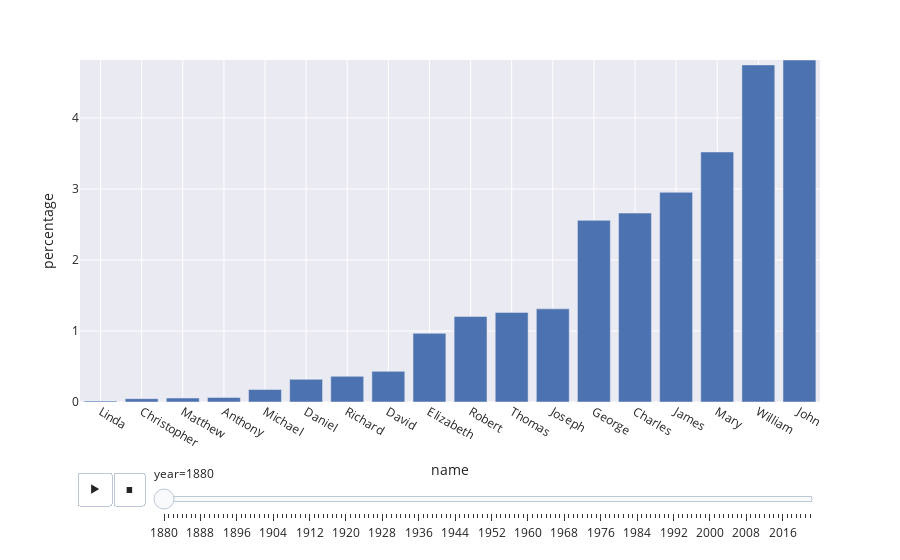

The notebook cell saved with this chart:
### Code cell
fig = px.bar(baby_names[baby_names.name.isin(most_popular)].sort_values(['year', 'percentage']), x='name', y='percentage', animation_frame='year', range_y=[0,baby_names['percentage'].max()])
fig.show()

### Figure 1 — Plotly figure (JSON) as saved in the notebook; plotly's stock layout.template omitted (floating-point values rounded to 4 significant figures)
{"data": [{"alignmentgroup": "True", "hovertemplate": "year=1880<br>name=%{x}<br>percentage=%{y}<extra></extra>", "legendgroup": "", "marker": {"color": "rgb(76,114,176)", "pattern": {"shape": ""}}, "name": "", "offsetgroup": "", "orientation": "v", "showlegend": false, "textposition": "auto", "type": "bar", "x": ["Linda", "Christopher", "Matthew", "Anthony", "Michael", "Daniel", "Richard", "David", "Elizabeth", "Robert", "Thomas", "Joseph", "George", "Charles", "James", "Mary", "William", "John"], "xaxis": "x", "y": [0.0134, 0.04715, 0.05608, 0.06452, 0.1757, 0.3191, 0.3613, 0.4313, 0.9668, 1.205, 1.262, 1.311, 2.557, 2.66, 2.953, 3.52, 4.746, 4.815], "yaxis": "y"}], "layout": {"barmode": "relative", "legend": {"tracegroupgap": 0}, "margin": {"t": 60}, "sliders": [{"active": 0, "currentvalue": {"prefix": "year="}, "len": 0.9, "pad": {"b": 10, "t": 60}, "steps": [{"args": [["1880"], {"frame": {"duration": 0, "redraw": true}, "fromcurrent": true, "mode": "immediate", "transition": {"duration": 0, "easing": "linear"}}], "label": "1880", "method": "animate"}, {"args": [["1881"], {"frame": {"duration": 0, "redraw": true}, "fromcurrent": true, "mode": "immediate", "transition": {"duration": 0, "easing": "linear"}}], "label": "1881", "method": "animate"}, {"args": [["1882"], {"frame": {"duration": 0, "redraw": true}, "fromcurrent": true, "mode": "immediate", "transition": {"duration": 0, "easing": "linear"}}], "label": "1882", "method": "animate"}, {"args": [["1883"], {"frame": {"duration": 0, "redraw": true}, "fromcurrent": true, "mode": "immediate", "transition": {"duration": 0, "easing": "linear"}}], "label": "1883", "method": "animate"}, {"args": [["1884"], {"frame": {"duration": 0, "redraw": true}, "fromcurrent": true, "mode": "immediate", "transition": {"duration": 0, "easing": "linear"}}], "label": "1884", "method": "animate"}, {"args": [["1885"], {"frame": {"duration": 0, "redraw": true}, "fromcurrent": true, "mode": "immediate", "transition": {"duration": 0, "easing": "linear"}}], "label": "1885", "method": "animate"}, {"args": [["1886"], {"frame": {"duration": 0, "redraw": true}, "fromcurrent": true, "mode": "immediate", "transition": {"duration": 0, "easing": "linear"}}], "label": "1886", "method": "animate"}, {"args": [["1887"], {"frame": {"duration": 0, "redraw": true}, "fromcurrent": true, "mode": "immediate", "transition": {"duration": 0, "easing": "linear"}}], "label": "1887", "method": "animate"}, {"args": [["1888"], {"frame": {"duration": 0, "redraw": true}, "fromcurrent": true, "mode": "immediate", "transition": {"duration": 0, "easing": "linear"}}], "label": "1888", "method": "animate"}, {"args": [["1889"], {"frame": {"duration": 0, "redraw": true}, "fromcurrent": true, "mode": "immediate", "transition": {"duration": 0, "easing": "linear"}}], "label": "1889", "method": "animate"}, {"args": [["1890"], {"frame": {"duration": 0, "redraw": true}, "fromcurrent": true, "mode": "immediate", "transition": {"duration": 0, "easing": "linear"}}], "label": "1890", "method": "animate"}, {"args": [["1891"], {"frame": {"duration": 0, "redraw": true}, "fromcurrent": true, "mode": "immediate", "transition": {"duration": 0, "easing": "linear"}}], "label": "1891", "method": "animate"}, {"args": [["1892"], {"frame": {"duration": 0, "redraw": true}, "fromcurrent": true, "mode": "immediate", "transition": {"duration": 0, "easing": "linear"}}], "label": "1892", "method": "animate"}, {"args": [["1893"], {"frame": {"duration": 0, "redraw": true}, "fromcurrent": true, "mode": "immediate", "transition": {"duration": 0, "easing": "linear"}}], "label": "1893", "method": "animate"}, {"args": [["1894"], {"frame": {"duration": 0, "redraw": true}, "fromcurrent": true, "mode": "immediate", "transition": {"duration": 0, "easing": "linear"}}], "label": "1894", "method": "animate"}, {"args": [["1895"], {"frame": {"duration": 0, "redraw": true}, "fromcurrent": true, "mode": "immediate", "transition": {"duration": 0, "easing": "linear"}}], "label": "1895", "method": "animate"}, {"args": [["1896"], {"frame": {"duration": 0, "redraw": true}, "fromcurrent": true, "mode": "immediate", "transition": {"duration": 0, "easing": "linear"}}], "label": "1896", "method": "animate"}, {"args": [["1897"], {"frame": {"duration": 0, "redraw": true}, "fromcurrent": true, "mode": "immediate", "transition": {"duration": 0, "easing": "linear"}}], "label": "1897", "method": "animate"}, {"args": [["1898"], {"frame": {"duration": 0, "redraw": true}, "fromcurrent": true, "mode": "immediate", "transition": {"duration": 0, "easing": "linear"}}], "label": "1898", "method": "animate"}, {"args": [["1899"], {"frame": {"duration": 0, "redraw": true}, "fromcurrent": true, "mode": "immediate", "transition": {"duration": 0, "easing": "linear"}}], "label": "1899", "method": "animate"}, {"args": [["1900"], {"frame": {"duration": 0, "redraw": true}, "fromcurrent": true, "mode": "immediate", "transition": {"duration": 0, "easing": "linear"}}], "label": "1900", "method": "animate"}, {"args": [["1901"], {"frame": {"duration": 0, "redraw": true}, "fromcurrent": true, "mode": "immediate", "transition": {"duration": 0, "easing": "linear"}}], "label": "1901", "method": "animate"}, {"args": [["1902"], {"frame": {"duration": 0, "redraw": true}, "fromcurrent": true, "mode": "immediate", "transition": {"duration": 0, "easing": "linear"}}], "label": "1902", "method": "animate"}, {"args": [["1903"], {"frame": {"duration": 0, "redraw": true}, "fromcurrent": true, "mode": "immediate", "transition": {"duration": 0, "easing": "linear"}}], "label": "1903", "method": "animate"}, {"args": [["1904"], {"frame": {"duration": 0, "redraw": true}, "fromcurrent": true, "mode": "immediate", "transition": {"duration": 0, "easing": "linear"}}], "label": "1904", "method": "animate"}, {"args": [["1905"], {"frame": {"duration": 0, "redraw": true}, "fromcurrent": true, "mode": "immediate", "transition": {"duration": 0, "easing": "linear"}}], "label": "1905", "method": "animate"}, {"args": [["1906"], {"frame": {"duration": 0, "redraw": true}, "fromcurrent": true, "mode": "immediate", "transition": {"duration": 0, "easing": "linear"}}], "label": "1906", "method": "animate"}, {"args": [["1907"], {"frame": {"duration": 0, "redraw": true}, "fromcurrent": true, "mode": "immediate", "transition": {"duration": 0, "easing": "linear"}}], "label": "1907", "method": "animate"}, {"args": [["1908"], {"frame": {"duration": 0, "redraw": true}, "fromcurrent": true, "mode": "immediate", "transition": {"duration": 0, "easing": "linear"}}], "label": "1908", "method": "animate"}, {"args": [["1909"], {"frame": {"duration": 0, "redraw": true}, "fromcurrent": true, "mode": "immediate", "transition": {"duration": 0, "easing": "linear"}}], "label": "1909", "method": "animate"}, {"args": [["1910"], {"frame": {"duration": 0, "redraw": true}, "fromcurrent": true, "mode": "immediate", "transition": {"duration": 0, "easing": "linear"}}], "label": "1910", "method": "animate"}, {"args": [["1911"], {"frame": {"duration": 0, "redraw": true}, "fromcurrent": true, "mode": "immediate", "transition": {"duration": 0, "easing": "linear"}}], "label": "1911", "method": "animate"}, {"args": [["1912"], {"frame": {"duration": 0, "redraw": true}, "fromcurrent": true, "mode": "immediate", "transition": {"duration": 0, "easing": "linear"}}], "label": "1912", "method": "animate"}, {"args": [["1913"], {"frame": {"duration": 0, "redraw": true}, "fromcurrent": true, "mode": "immediate", "transition": {"duration": 0, "easing": "linear"}}], "label": "1913", "method": "animate"}, {"args": [["1914"], {"frame": {"duration": 0, "redraw": true}, "fromcurrent": true, "mode": "immediate", "transition": {"duration": 0, "easing": "linear"}}], "label": "1914", "method": "animate"}, {"args": [["1915"], {"frame": {"duration": 0, "redraw": true}, "fromcurrent": true, "mode": "immediate", "transition": {"duration": 0, "easing": "linear"}}], "label": "1915", "method": "animate"}, {"args": [["1916"], {"frame": {"duration": 0, "redraw": true}, "fromcurrent": true, "mode": "immediate", "transition": {"duration": 0, "easing": "linear"}}], "label": "1916", "method": "animate"}, {"args": [["1917"], {"frame": {"duration": 0, "redraw": true}, "fromcurrent": true, "mode": "immediate", "transition": {"duration": 0, "easing": "linear"}}], "label": "1917", "method": "animate"}, {"args": [["1918"], {"frame": {"duration": 0, "redraw": true}, "fromcurrent": true, "mode": "immediate", "transition": {"duration": 0, "easing": "linear"}}], "label": "1918", "method": "animate"}, {"args": [["1919"], {"frame": {"duration": 0, "redraw": true}, "fromcurrent": true, "mode": "immediate", "transition": {"duration": 0, "easing": "linear"}}], "label": "1919", "method": "animate"}, {"args": [["1920"], {"frame": {"duration": 0, "redraw": true}, "fromcurrent": true, "mode": "immediate", "transition": {"duration": 0, "easing": "linear"}}], "label": "1920", "method": "animate"}, {"args": [["1921"], {"frame": {"duration": 0, "redraw": true}, "fromcurrent": true, "mode": "immediate", "transition": {"duration": 0, "easing": "linear"}}], "label": "1921", "method": "animate"}, {"args": [["1922"], {"frame": {"duration": 0, "redraw": true}, "fromcurrent": true, "mode": "immediate", "transition": {"duration": 0, "easing": "linear"}}], "label": "1922", "method": "animate"}, {"args": [["1923"], {"frame": {"duration": 0, "redraw": true}, "fromcurrent": true, "mode": "immediate", "transition": {"duration": 0, "easing": "linear"}}], "label": "1923", "method": "animate"}, {"args": [["1924"], {"frame": {"duration": 0, "redraw": true}, "fromcurrent": true, "mode": "immediate", "transition": {"duration": 0, "easing": "linear"}}], "label": "1924", "method": "animate"}, {"args": [["1925"], {"frame": {"duration": 0, "redraw": true}, "fromcurrent": true, "mode": "immediate", "transition": {"duration": 0, "easing": "linear"}}], "label": "1925", "method": "animate"}, {"args": [["1926"], {"frame": {"duration": 0, "redraw": true}, "fromcurrent": true, "mode": "immediate", "transition": {"duration": 0, "easing": "linear"}}], "label": "1926", "method": "animate"}, {"args": [["1927"], {"frame": {"duration": 0, "redraw": true}, "fromcurrent": true, "mode": "immediate", "transition": {"duration": 0, "easing": "linear"}}], "label": "1927", "method": "animate"}, {"args": [["1928"], {"frame": {"duration": 0, "redraw": true}, "fromcurrent": true, "mode": "immediate", "transition": {"duration": 0, "easing": "linear"}}], "label": "1928", "method": "animate"}, {"args": [["1929"], {"frame": {"duration": 0, "redraw": true}, "fromcurrent": true, "mode": "immediate", "transition": {"duration": 0, "easing": "linear"}}], "label": "1929", "method": "animate"}, {"args": [["1930"], {"frame": {"duration": 0, "redraw": true}, "fromcurrent": true, "mode": "immediate", "transition": {"duration": 0, "easing": "linear"}}], "label": "1930", "method": "animate"}, {"args": [["1931"], {"frame": {"duration": 0, "redraw": true}, "fromcurrent": true, "mode": "immediate", "transition": {"duration": 0, "easing": "linear"}}], "label": "1931", "method": "animate"}, {"args": [["1932"], {"frame": {"duration": 0, "redraw": true}, "fromcurrent": true, "mode": "immediate", "transition": {"duration": 0, "easing": "linear"}}], "label": "1932", "method": "animate"}, {"args": [["1933"], {"frame": {"duration": 0, "redraw": true}, "fromcurrent": true, "mode": "immediate", "transition": {"duration": 0, "easing": "linear"}}], "label": "1933", "method": "animate"}, {"args": [["1934"], {"frame": {"duration": 0, "redraw": true}, "fromcurrent": true, "mode": "immediate", "transition": {"duration": 0, "easing": "linear"}}], "label": "1934", "method": "animate"}, {"args": [["1935"], {"frame": {"duration": 0, "redraw": true}, "fromcurrent": true, "mode": "immediate", "transition": {"duration": 0, "easing": "linear"}}], "label": "1935", "method": "animate"}, {"args": [["1936"], {"frame": {"duration": 0, "redraw": true}, "fromcurrent": true, "mode": "immediate", "transition": {"duration": 0, "easing": "linear"}}], "label": "1936", "method": "animate"}, {"args": [["1937"], {"frame": {"duration": 0, "redraw": true}, "fromcurrent": true, "mode": "immediate", "transition": {"duration": 0, "easing": "linear"}}], "label": "1937", "method": "animate"}, {"args": [["1938"], {"frame": {"duration": 0, "redraw": true}, "fromcurrent": true, "mode": "immediate", "transition": {"duration": 0, "easing": "linear"}}], "label": "1938", "method": "animate"}, {"args": [["1939"], {"frame": {"duration": 0, "redraw": true}, "fromcurrent": true, "mode": "immediate", "transition": {"duration": 0, "easing": "linear"}}], "label": "1939", "method": "animate"}, {"args": [["1940"], {"frame": {"duration": 0, "redraw": true}, "fromcurrent": true, "mode": "immediate", "transition": {"duration": 0, "easing": "linear"}}], "label": "1940", "method": "animate"}, {"args": [["1941"], {"frame": {"duration": 0, "redraw": true}, "fromcurrent": true, "mode": "immediate", "transition": {"duration": 0, "easing": "linear"}}], "label": "1941", "method": "animate"}, {"args": [["1942"], {"frame": {"duration": 0, "redraw": true}, "fromcurrent": true, "mode": "immediate", "transition": {"duration": 0, "easing": "linear"}}], "label": "1942", "method": "animate"}, {"args": [["1943"], {"frame": {"duration": 0, "redraw": true}, "fromcurrent": true, "mode": "immediate", "transition": {"duration": 0, "easing": "linear"}}], "label": "1943", "method": "animate"}, {"args": [["1944"], {"frame": {"duration": 0, "redraw": true}, "fromcurrent": true, "mode": "immediate", "transition": {"duration": 0, "easing": "linear"}}], "label": "1944", "method": "animate"}, {"args": [["1945"], {"frame": {"duration": 0, "redraw": true}, "fromcurrent": true, "mode": "immediate", "transition": {"duration": 0, "easing": "linear"}}], "label": "1945", "method": "animate"}, {"args": [["1946"], {"frame": {"duration": 0, "redraw": true}, "fromcurrent": true, "mode": "immediate", "transition": {"duration": 0, "easing": "linear"}}], "label": "1946", "method": "animate"}, {"args": [["1947"], {"frame": {"duration": 0, "redraw": true}, "fromcurrent": true, "mode": "immediate", "transition": {"duration": 0, "easing": "linear"}}], "label": "1947", "method": "animate"}, {"args": [["1948"], {"frame": {"duration": 0, "redraw": true}, "fromcurrent": true, "mode": "immediate", "transition": {"duration": 0, "easing": "linear"}}], "label": "1948", "method": "animate"}, {"args": [["1949"], {"frame": {"duration": 0, "redraw": true}, "fromcurrent": true, "mode": "immediate", "transition": {"duration": 0, "easing": "linear"}}], "label": "1949", "method": "animate"}, {"args": [["1950"], {"frame": {"duration": 0, "redraw": true}, "fromcurrent": true, "mode": "immediate", "transition": {"duration": 0, "easing": "linear"}}], "label": "1950", "method": "animate"}, {"args": [["1951"], {"frame": {"duration": 0, "redraw": true}, "fromcurrent": true, "mode": "immediate", "transition": {"duration": 0, "easing": "linear"}}], "label": "1951", "method": "animate"}, {"args": [["1952"], {"frame": {"duration": 0, "redraw": true}, "fromcurrent": true, "mode": "immediate", "transition": {"duration": 0, "easing": "linear"}}], "label": "1952", "method": "animate"}, {"args": [["1953"], {"frame": {"duration": 0, "redraw": true}, "fromcurrent": true, "mode": "immediate", "transition": {"duration": 0, "easing": "linear"}}], "label": "1953", "method": "animate"}, {"args": [["1954"], {"frame": {"duration": 0, "redraw": true}, "fromcurrent": true, "mode": "immediate", "transition": {"duration": 0, "easing": "linear"}}], "label": "1954", "method": "animate"}, {"args": [["1955"], {"frame": {"duration": 0, "redraw": true}, "fromcurrent": true, "mode": "immediate", "transition": {"duration": 0, "easing": "linear"}}], "label": "1955", "method": "animate"}, {"args": [["1956"], {"frame": {"duration": 0, "redraw": true}, "fromcurrent": true, "mode": "immediate", "transition": {"duration": 0, "easing": "linear"}}], "label": "1956", "method": "animate"}, {"args": [["1957"], {"frame": {"duration": 0, "redraw": true}, "fromcurrent": true, "mode": "immediate", "transition": {"duration": 0, "easing": "linear"}}], "label": "1957", "method": "animate"}, {"args": [["1958"], {"frame": {"duration": 0, "redraw": true}, "fromcurrent": true, "mode": "immediate", "transition": {"duration": 0, "easing": "linear"}}], "label": "1958", "method": "animate"}, {"args": [["1959"], {"frame": {"duration": 0, "redraw": true}, "fromcurrent": true, "mode": "immediate", "transition": {"duration": 0, "easing": "linear"}}], "label": "1959", "method": "animate"}, {"args": [["1960"], {"frame": {"duration": 0, "redraw": true}, "fromcurrent": true, "mode": "immediate", "transition": {"duration": 0, "easing": "linear"}}], "label": "1960", "method": "animate"}, {"args": [["1961"], {"frame": {"duration": 0, "redraw": true}, "fromcurrent": true, "mode": "immediate", "transition": {"duration": 0, "easing": "linear"}}], "label": "1961", "method": "animate"}, {"args": [["1962"], {"frame": {"duration": 0, "redraw": true}, "fromcurrent": true, "mode": "immediate", "transition": {"duration": 0, "easing": "linear"}}], "label": "1962", "method": "animate"}, {"args": [["1963"], {"frame": {"duration": 0, "redraw": true}, "fromcurrent": true, "mode": "immediate", "transition": {"duration": 0, "easing": "linear"}}], "label": "1963", "method": "animate"}, {"args": [["1964"], {"frame": {"duration": 0, "redraw": true}, "fromcurrent": true, "mode": "immediate", "transition": {"duration": 0, "easing": "linear"}}], "label": "1964", "method": "animate"}, {"args": [["1965"], {"frame": {"duration": 0, "redraw": true}, "fromcurrent": true, "mode": "immediate", "transition": {"duration": 0, "easing": "linear"}}], "label": "1965", "method": "animate"}, {"args": [["1966"], {"frame": {"duration": 0, "redraw": true}, "fromcurrent": true, "mode": "immediate", "transition": {"duration": 0, "easing": "linear"}}], "label": "1966", "method": "animate"}, {"args": [["1967"], {"frame": {"duration": 0, "redraw": true}, "fromcurrent": true, "mode": "immediate", "transition": {"duration": 0, "easing": "linear"}}], "label": "1967", "method": "animate"}, {"args": [["1968"], {"frame": {"duration": 0, "redraw": true}, "fromcurrent": true, "mode": "immediate", "transition": {"duration": 0, "easing": "linear"}}], "label": "1968", "method": "animate"}, {"args": [["1969"], {"frame": {"duration": 0, "redraw": true}, "fromcurrent": true, "mode": "immediate", "transition": {"duration": 0, "easing": "linear"}}], "label": "1969", "method": "animate"}, {"args": [["1970"], {"frame": {"duration": 0, "redraw": true}, "fromcurrent": true, "mode": "immediate", "transition": {"duration": 0, "easing": "linear"}}], "label": "1970", "method": "animate"}, {"args": [["1971"], {"frame": {"duration": 0, "redraw": true}, "fromcurrent": true, "mode": "immediate", "transition": {"duration": 0, "easing": "linear"}}], "label": "1971", "method": "animate"}, {"args": [["1972"], {"frame": {"duration": 0, "redraw": true}, "fromcurrent": true, "mode": "immediate", "transition": {"duration": 0, "easing": "linear"}}], "label": "1972", "method": "animate"}, {"args": [["1973"], {"frame": {"duration": 0, "redraw": true}, "fromcurrent": true, "mode": "immediate", "transition": {"duration": 0, "easing": "linear"}}], "label": "1973", "method": "animate"}, {"args": [["1974"], {"frame": {"duration": 0, "redraw": true}, "fromcurrent": true, "mode": "immediate", "transition": {"duration": 0, "easing": "linear"}}], "label": "1974", "method": "animate"}, {"args": [["1975"], {"frame": {"duration": 0, "redraw": true}, "fromcurrent": true, "mode": "immediate", "transition": {"duration": 0, "easing": "linear"}}], "label": "1975", "method": "animate"}, {"args": [["1976"], {"frame": {"duration": 0, "redraw": true}, "fromcurrent": true, "mode": "immediate", "transition": {"duration": 0, "easing": "linear"}}], "label": "1976", "method": "animate"}, {"args": [["1977"], {"frame": {"duration": 0, "redraw": true}, "fromcurrent": true, "mode": "immediate", "transition": {"duration": 0, "easing": "linear"}}], "label": "1977", "method": "animate"}, {"args": [["1978"], {"frame": {"duration": 0, "redraw": true}, "fromcurrent": true, "mode": "immediate", "transition": {"duration": 0, "easing": "linear"}}], "label": "1978", "method": "animate"}, {"args": [["1979"], {"frame": {"duration": 0, "redraw": true}, "fromcurrent": true, "mode": "immediate", "transition": {"duration": 0, "easing": "linear"}}], "label": "1979", "method": "animate"}, {"args": [["1980"], {"frame": {"duration": 0, "redraw": true}, "fromcurrent": true, "mode": "immediate", "transition": {"duration": 0, "easing": "linear"}}], "label": "1980", "method": "animate"}, {"args": [["1981"], {"frame": {"duration": 0, "redraw": true}, "fromcurrent": true, "mode": "immediate", "transition": {"duration": 0, "easing": "linear"}}], "label": "1981", "method": "animate"}, {"args": [["1982"], {"frame": {"duration": 0, "redraw": true}, "fromcurrent": true, "mode": "immediate", "transition": {"duration": 0, "easing": "linear"}}], "label": "1982", "method": "animate"}, {"args": [["1983"], {"frame": {"duration": 0, "redraw": true}, "fromcurrent": true, "mode": "immediate", "transition": {"duration": 0, "easing": "linear"}}], "label": "1983", "method": "animate"}, {"args": [["1984"], {"frame": {"duration": 0, "redraw": true}, "fromcurrent": true, "mode": "immediate", "transition": {"duration": 0, "easing": "linear"}}], "label": "1984", "method": "animate"}, {"args": [["1985"], {"frame": {"duration": 0, "redraw": true}, "fromcurrent": true, "mode": "immediate", "transition": {"duration": 0, "easing": "linear"}}], "label": "1985", "method": "animate"}, {"args": [["1986"], {"frame": {"duration": 0, "redraw": true}, "fromcurrent": true, "mode": "immediate", "transition": {"duration": 0, "easing": "linear"}}], "label": "1986", "method": "animate"}, {"args": [["1987"], {"frame": {"duration": 0, "redraw": true}, "fromcurrent": true, "mode": "immediate", "transition": {"duration": 0, "easing": "linear"}}], "label": "1987", "method": "animate"}, {"args": [["1988"], {"frame": {"duration": 0, "redraw": true}, "fromcurrent": true, "mode": "immediate", "transition": {"duration": 0, "easing": "linear"}}], "label": "1988", "method": "animate"}, {"args": [["1989"], {"frame": {"duration": 0, "redraw": true}, "fromcurrent": true, "mode": "immediate", "transition": {"duration": 0, "easing": "linear"}}], "label": "1989", "method": "animate"}, {"args": [["1990"], {"frame": {"duration": 0, "redraw": true}, "fromcurrent": true, "mode": "immediate", "transition": {"duration": 0, "easing": "linear"}}], "label": "1990", "method": "animate"}, {"args": [["1991"], {"frame": {"duration": 0, "redraw": true}, "fromcurrent": true, "mode": "immediate", "transition": {"duration": 0, "easing": "linear"}}], "label": "1991", "method": "animate"}, {"args": [["1992"], {"frame": {"duration": 0, "redraw": true}, "fromcurrent": true, "mode": "immediate", "transition": {"duration": 0, "easing": "linear"}}], "label": "1992", "method": "animate"}, {"args": [["1993"], {"frame": {"duration": 0, "redraw": true}, "fromcurrent": true, "mode": "immediate", "transition": {"duration": 0, "easing": "linear"}}], "label": "1993", "method": "animate"}, {"args": [["1994"], {"frame": {"duration": 0, "redraw": true}, "fromcurrent": true, "mode": "immediate", "transition": {"duration": 0, "easing": "linear"}}], "label": "1994", "method": "animate"}, {"args": [["1995"], {"frame": {"duration": 0, "redraw": true}, "fromcurrent": true, "mode": "immediate", "transition": {"duration": 0, "easing": "linear"}}], "label": "1995", "method": "animate"}, {"args": [["1996"], {"frame": {"duration": 0, "redraw": true}, "fromcurrent": true, "mode": "immediate", "transition": {"duration": 0, "easing": "linear"}}], "label": "1996", "method": "animate"}, {"args": [["1997"], {"frame": {"duration": 0, "redraw": true}, "fromcurrent": true, "mode": "immediate", "transition": {"duration": 0, "easing": "linear"}}], "label": "1997", "method": "animate"}, {"args": [["1998"], {"frame": {"duration": 0, "redraw": true}, "fromcurrent": true, "mode": "immediate", "transition": {"duration": 0, "easing": "linear"}}], "label": "1998", "method": "animate"}, {"args": [["1999"], {"frame": {"duration": 0, "redraw": true}, "fromcurrent": true, "mode": "immediate", "transition": {"duration": 0, "easing": "linear"}}], "label": "1999", "method": "animate"}, {"args": [["2000"], {"frame": {"duration": 0, "redraw": true}, "fromcurrent": true, "mode": "immediate", "transition": {"duration": 0, "easing": "linear"}}], "label": "2000", "method": "animate"}, {"args": [["2001"], {"frame": {"duration": 0, "redraw": true}, "fromcurrent": true, "mode": "immediate", "transition": {"duration": 0, "easing": "linear"}}], "label": "2001", "method": "animate"}, {"args": [["2002"], {"frame": {"duration": 0, "redraw": true}, "fromcurrent": true, "mode": "immediate", "transition": {"duration": 0, "easing": "linear"}}], "label": "2002", "method": "animate"}, {"args": [["2003"], {"frame": {"duration": 0, "redraw": true}, "fromcurrent": true, "mode": "immediate", "transition": {"duration": 0, "easing": "linear"}}], "label": "2003", "method": "animate"}, {"args": [["2004"], {"frame": {"duration": 0, "redraw": true}, "fromcurrent": true, "mode": "immediate", "transition": {"duration": 0, "easing": "linear"}}], "label": "2004", "method": "animate"}, {"args": [["2005"], {"frame": {"duration": 0, "redraw": true}, "fromcurrent": true, "mode": "immediate", "transition": {"duration": 0, "easing": "linear"}}], "label": "2005", "method": "animate"}, {"args": [["2006"], {"frame": {"duration": 0, "redraw": true}, "fromcurrent": true, "mode": "immediate", "transition": {"duration": 0, "easing": "linear"}}], "label": "2006", "method": "animate"}, {"args": [["2007"], {"frame": {"duration": 0, "redraw": true}, "fromcurrent": true, "mode": "immediate", "transition": {"duration": 0, "easing": "linear"}}], "label": "2007", "method": "animate"}, {"args": [["2008"], {"frame": {"duration": 0, "redraw": true}, "fromcurrent": true, "mode": "immediate", "transition": {"duration": 0, "easing": "linear"}}], "label": "2008", "method": "animate"}, {"args": [["2009"], {"frame": {"duration": 0, "redraw": true}, "fromcurrent": true, "mode": "immediate", "transition": {"duration": 0, "easing": "linear"}}], "label": "2009", "method": "animate"}, {"args": [["2010"], {"frame": {"duration": 0, "redraw": true}, "fromcurrent": true, "mode": "immediate", "transition": {"duration": 0, "easing": "linear"}}], "label": "2010", "method": "animate"}, {"args": [["2011"], {"frame": {"duration": 0, "redraw": true}, "fromcurrent": true, "mode": "immediate", "transition": {"duration": 0, "easing": "linear"}}], "label": "2011", "method": "animate"}, {"args": [["2012"], {"frame": {"duration": 0, "redraw": true}, "fromcurrent": true, "mode": "immediate", "transition": {"duration": 0, "easing": "linear"}}], "label": "2012", "method": "animate"}, {"args": [["2013"], {"frame": {"duration": 0, "redraw": true}, "fromcurrent": true, "mode": "immediate", "transition": {"duration": 0, "easing": "linear"}}], "label": "2013", "method": "animate"}, {"args": [["2014"], {"frame": {"duration": 0, "redraw": true}, "fromcurrent": true, "mode": "immediate", "transition": {"duration": 0, "easing": "linear"}}], "label": "2014", "method": "animate"}, {"args": [["2015"], {"frame": {"duration": 0, "redraw": true}, "fromcurrent": true, "mode": "immediate", "transition": {"duration": 0, "easing": "linear"}}], "label": "2015", "method": "animate"}, {"args": [["2016"], {"frame": {"duration": 0, "redraw": true}, "fromcurrent": true, "mode": "immediate", "transition": {"duration": 0, "easing": "linear"}}], "label": "2016", "method": "animate"}, {"args": [["2017"], {"frame": {"duration": 0, "redraw": true}, "fromcurrent": true, "mode": "immediate", "transition": {"duration": 0, "easing": "linear"}}], "label": "2017", "method": "animate"}, {"args": [["2018"], {"frame": {"duration": 0, "redraw": true}, "fromcurrent": true, "mode": "immediate", "transition": {"duration": 0, "easing": "linear"}}], "label": "2018", "method": "animate"}, {"args": [["2019"], {"frame": {"duration": 0, "redraw": true}, "fromcurrent": true, "mode": "immediate", "transition": {"duration": 0, "easing": "linear"}}], "label": "2019", "method": "animate"}, {"args": [["2020"], {"frame": {"duration": 0, "redraw": true}, "fromcurrent": true, "mode": "immediate", "transition": {"duration": 0, "easing": "linear"}}], "label": "2020", "method": "animate"}, {"args": [["2021"], {"frame": {"duration": 0, "redraw": true}, "fromcurrent": true, "mode": "immediate", "transition": {"duration": 0, "easing": "linear"}}], "label": "2021", "method": "animate"}, {"args": [["2022"], {"frame": {"duration": 0, "redraw": true}, "fromcurrent": true, "mode": "immediate", "transition": {"duration": 0, "easing": "linear"}}], "label": "2022", "method": "animate"}], "x": 0.1, "xanchor": "left", "y": 0, "yanchor": "top"}], "updatemenus": [{"buttons": [{"args": [null, {"frame": {"duration": 500, "redraw": true}, "fromcurrent": true, "mode": "immediate", "transition": {"duration": 500, "easing": "linear"}}], "label": "&#9654;", "method": "animate"}, {"args": [[null], {"frame": {"duration": 0, "redraw": true}, "fromcurrent": true, "mode": "immediate", "transition": {"duration": 0, "easing": "linear"}}], "label": "&#9724;", "method": "animate"}], "direction": "left", "pad": {"r": 10, "t": 70}, "showactive": false, "type": "buttons", "x": 0.1, "xanchor": "right", "y": 0, "yanchor": "top"}], "xaxis": {"anchor": "y", "domain": [0, 1], "title": {"text": "name"}}, "yaxis": {"anchor": "x", "domain": [0, 1], "range": [0, 4.815], "title": {"text": "percentage"}}}}
